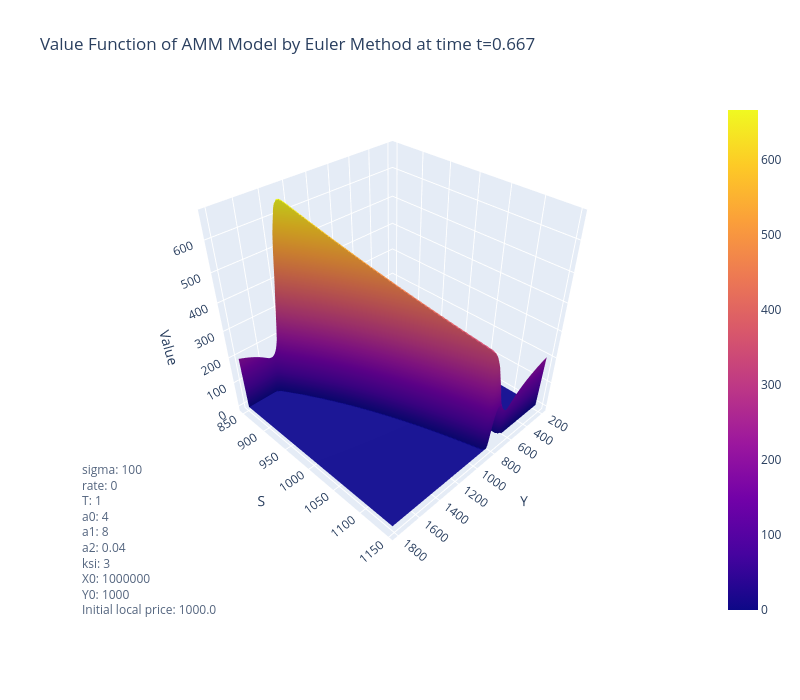

The notebook cell this image was saved under:
### Code cell
t = 2*input_params['T']/3
dt = input_params['T']/params_grid['n_steps']

z = value_function_euler[int(t/dt), :, :]
jumps, space = np.meshgrid(res_euler['external_mid_price_S'], res_euler['jumps_grid'])

fig = go.Figure()

# Plot the entire surface as dots
fig.add_trace(go.Surface(
    x=jumps,
    y=space,
    z=z,
))

fig.update_layout(
    width=800,
    height=700,
    scene=dict(
        xaxis_title='Y',
        yaxis_title='S',
        zaxis_title='Value',
    ),
    scene_camera=dict(
    eye=dict(x=1.5, y=1.5, z=1.5),
    center=dict(x=0, y=0, z=-0.2) 
    ),
    title = f'Value Function of AMM Model by Euler Method at time t={round(t,3)}',
)

params_text = (
    f"sigma: {input_params['sigma']}<br>"
    f"rate: {input_params['rate']}<br>"
    f"T: {input_params['T']}<br>"
    f"a0: {input_params['a0']}<br>"
    f"a1: {input_params['a1']}<br>"
    f"a2: {input_params['a2']}<br>"
    f"ksi: {input_params['ksi']}<br>"
    f"X0: {input_params['X0']}<br>"
    f"Y0: {input_params['Y0']}<br>"
    f"Initial local price: {input_params['X0']/input_params['Y0']}<br>"
)

fig.add_annotation(
    text=params_text,
    xref="paper", yref="paper",
    align="left",
    showarrow=False,
    x=0, y=0,                       
    font=dict(size=12),
    opacity=0.8
)

### Figure 1 — Plotly figure (JSON) as saved in the notebook; plotly's stock layout.template omitted (floating-point values rounded to 4 significant figures; data arrays with more than 128 entries replaced by an {"elided": "..."} marker saying what was removed)
{"data": [{"type": "surface", "x": {"elided": "100x161 float values"}, "y": {"elided": "100x161 int values"}, "z": {"elided": "100x161 float values"}}], "layout": {"annotations": [{"align": "left", "font": {"size": 12}, "opacity": 0.8, "showarrow": false, "text": "sigma: 100<br>rate: 0<br>T: 1<br>a0: 4<br>a1: 8<br>a2: 0.04<br>ksi: 3<br>X0: 1000000<br>Y0: 1000<br>Initial local price: 1000.0<br>", "x": 0, "xref": "paper", "y": 0, "yref": "paper"}], "height": 700, "scene": {"camera": {"center": {"x": 0, "y": 0, "z": -0.2}, "eye": {"x": 1.5, "y": 1.5, "z": 1.5}}, "xaxis": {"title": {"text": "Y"}}, "yaxis": {"title": {"text": "S"}}, "zaxis": {"title": {"text": "Value"}}}, "title": {"text": "Value Function of AMM Model by Euler Method at time t=0.667"}, "width": 800}}
